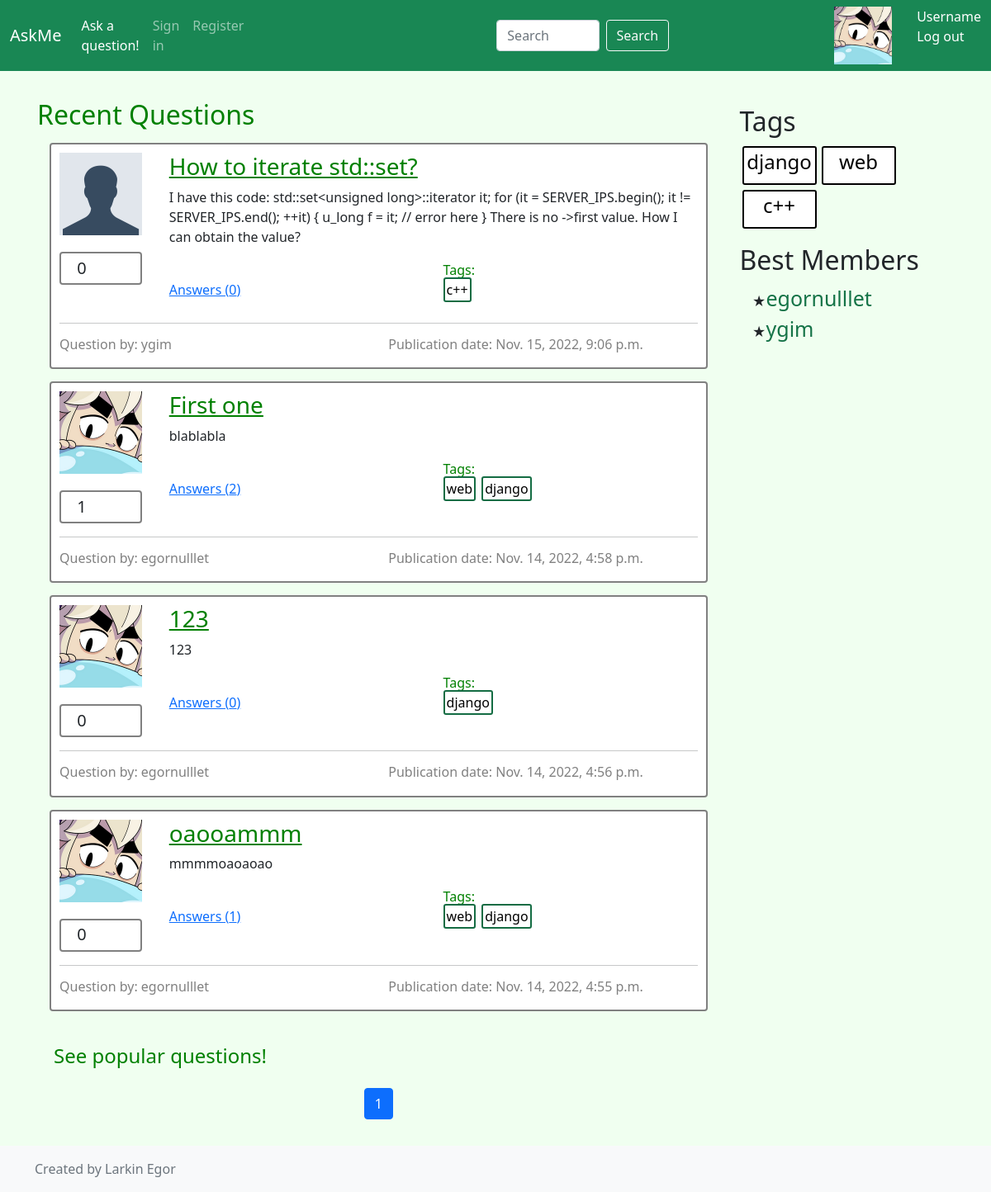
/questions/recent/, run on the app's committed database.
### app/models.py (models this page shows, shortened)
class Question(models.Model):
    objects = QuestionManager()
    author = models.ForeignKey(Profile, null=False, on_delete=models.CASCADE)
    tags = models.ManyToManyField(Tag, blank=True, related_name='questions')
    date = models.DateTimeField(auto_now=True)
    title = models.CharField(max_length=30)
    text = models.TextField()
    def get_author(self):
        return self.author
    def get_username(self):
        return self.author.user.username
    def get_like_count(self):
        return LikeQ.objects.filter(question_id=self.id).count()
    def get_answer_count(self):
        return Answer.objects.filter(question_id=self.id).count()
    def get_tags(self):
        return self.tags.all()

class Tag(models.Model):
    objects = TagManager()
    title = models.CharField(max_length=30)

class Profile(models.Model):
    objects = ProfileManager()
    user = models.OneToOneField(User, null=True, related_name='profile_related', on_delete=models.CASCADE)
    avatar = models.ImageField(null=True, blank=True, upload_to='profiles/avatars/')
    reg_date = models.DateField(auto_now=True)
    def get_username(self):
        return self.user.username

### app/views.py (the view)
# urls.py: path('questions/recent/', views.recent, name='recent'),
def recent(request):
    return render(request, 'questions_recent.html', create_content(models.Question.
                                                                   objects.get_recent_questions(), request))

### app/models.py (called while the page is built)
    def get_recent_questions(self):
        return self.all().order_by('-date')

    def get_hot_tags(self):
        return self.all().annotate(count=Count('questions')).order_by('-count')[:9]

    def get_top_users(self):
        return self.all().annotate(rating=0.3 * Count('answer') + Count(
            Case(When(answer__solution=True))) + 0.1 * Count('question')).order_by('-rating')[:10]

### app/views.py (called while the page is built)
def pagination(objects, request):
    paginator = Paginator(objects, PAGINATION_SIZE)
    page_number = request.GET.get('page')
    page = paginator.get_page(page_number)
    return page

def create_content_right():
    content = {
               "tags": models.Tag.objects.get_hot_tags(),
               "users": models.Profile.objects.get_top_users()
               }
    return content

def create_content(objects, request):
    page = pagination(objects, request)
    content = create_content_right()
    content["content"] = page
    return content

### templates/questions_recent.html
{% extends 'inc/base.html' %}
{% load static %}
{% block content %}
    <h2 class="header-green"> Recent Questions </h2>
    {% for question in content %}
        {% include "inc/single_question.html" %}
    {% endfor %}
    <h4 class="header-green hot_recent_link"><a href="{% url 'hot' %}">See popular questions!</a></h4>
    {% include 'inc/paginator.html' %}
{% endblock content %}

### templates/inc/single_question.html (shortened to what this page needs)
{% load static %}
<div class="question">
    <div class="row">
        <div class="col-2">
            <div class="avatar">
               {% if question.get_author.avatar %}
                    <img src="{{ question.get_author.avatar.url }}" alt="">
                {% else %}
                    <img src="{% static 'img/default.png' %}" alt="">
                {% endif %}
            </div>
            <div class="counter">
                <span>{{ question.get_like_count }}</span>
            </div>
        </div>
        <div class="col-10">
            <h3><a class="header-green" href="{% url "single_q" question.id %}">{{ question.title }}</a></h3>
            <p class="question_text">{{ question.text }}</p>
            <div class="row align-items-end question-meta">
                <div class="col mb-5">
                    <a href="{% url "single_q" question.id %}#answers_list"> Answers ({{ question.get_answer_count }})</a>
                </div>
                <div class="col mb-5">
                    <span class="header-green tags_title">Tags: </span>
                    <div>
                        {% for tag in question.get_tags %}
                        <a class="tag_in_question" href="{% url "single_tag" tag.title %}">{{ tag.title }}</a>
                        {% endfor %}
                    </div>
                </div>
            </div>
        </div>
    </div>
    <hr>
    <div class="row">
        <div class="col-6 ">
            <h6><a class="name_by_question" href="{% url "profile" question.author.id%}"> Question by: {{ question.get_username }}</a></h6>
        </div>
        <div class="col-6">
            <h6 class="pub_date">Publication date: {{ question.date }}</h6>
        </div>
    </div>
</div>

### templates/inc/best_tags_members.html
{% load static %}
<h2 class="mt-5"> Tags </h2>
    <div class="tagcontainer">
        {% for tag in tags %}
           {% include "inc/single_tag.html" %}
        {% endfor %}
    </div>
    <div>
        <h2 class="members"> Best Members </h2>
        <ul class="members_list">
        {% for user in users %}
            <li><a class="members_list_item" href="{% url "profile" user.id %}"> {{user.get_username}}</a></li>
        {% endfor %}
        </ul>
    </div>

### templates/inc/single_tag.html
{% load static %}
<div class="tag">
    <h4><a href ="{% url "single_tag" tag.title %}"> {{ tag.title }}</a> </h4>
</div>

### static/css/main.css (style rules this page uses)
body { background-color: #F0FFF0; }
.question { background-color: white; border: 2px solid gray; border-radius: 4px; margin: 15px; padding: 10px; }
.avatar { height: 100px; width: 100px; margin-bottom: 20px; }
.avatar img { max-width: 100%; height: 100%; width: 100%; object-fit: cover; }
.counter { width: 100px; padding: 5px; border: solid gray 2px; border-radius: 4px; height: 40px; transition: 0.25s; }
.counter span { font-size: 20px; margin-left: 10px; position: relative; top: -10%; }
.question_text { max-height: 190px; min-height: 10px; overflow: hidden; }
.tag_in_question { padding: 2px; margin-right: 3px; margin-bottom: 10px; overflow: hidden; max-width: 10px; border: #146c43 solid 2px; border-radius: 3px; text-decoration: none; color: black; transition: 0.2s; }
.name_by_question { text-decoration: none; color: gray; transition: 0.2s; }
.pub_date { color: gray; }
.question-meta { height: 60px; }
.header-green { color: green; margin-top: 40px; }
.members { margin-top:50% }
.tag { background-color: white; min-height: 45px; text-align: center; min-width: 90px; margin: 3px; padding: 3px; border: 2px solid black; border-radius: 3px; float: left; transition: 0.2s; }
.tag a { text-decoration: none; color: black; }
.members_list li::marker { content: "\2605"; size: 10px; margin-right: 5px; }
.members_list_item { text-decoration: none; font-size: 25px; color: #157347; }
.hot_recent_link { margin-left: 20px; }
.hot_recent_link a { text-decoration: none; color: green; transition: 0.2s; }

### data on the page
Question: get_like_count "0", title "How to iterate std::set?", text "I have this code: std::set<unsigned long>::iterator it; for (it = SERVER_IPS.begin(); it != SERVER_IPS.end(); ++it) { u_long f = it; // error here } There is no ->first value. How I can obtain the value?", get_answer_count "0", get_username "ygim", date "Nov. 15, 2022, 9:06 p.m."
Tag: title "c++"
Question: get_author.avatar (picture), get_like_count "1", title "First one", text "blablabla", get_answer_count "2", get_username "egornulllet", date "Nov. 14, 2022, 4:58 p.m."
Tag: title "web"
Tag: title "django"
Question: get_author.avatar (picture), get_like_count "0", title "123", text "123", get_answer_count "0", get_username "egornulllet", date "Nov. 14, 2022, 4:56 p.m."
Question: get_author.avatar (picture), get_like_count "0", title "oaooammm", text "mmmmoaoaoao", get_answer_count "1", get_username "egornulllet", date "Nov. 14, 2022, 4:55 p.m."
Profile: get_username "egornulllet"
Profile: get_username "ygim"

### other printed values
{{ content.number }} "1"
